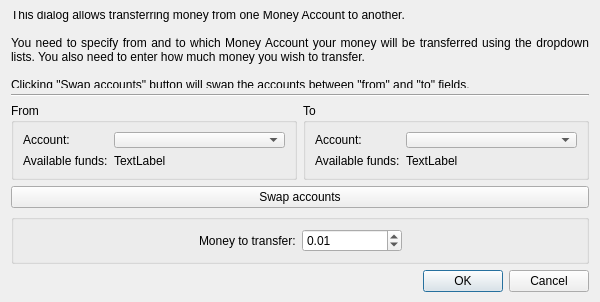
<?xml version="1.0" encoding="UTF-8"?>
<ui version="4.0">
 <class>MoneyTransferDialog</class>
 <widget class="QDialog" name="MoneyTransferDialog">
  <property name="windowModality">
   <enum>Qt::ApplicationModal</enum>
  </property>
  <property name="geometry">
   <rect>
    <x>0</x>
    <y>0</y>
    <width>600</width>
    <height>300</height>
   </rect>
  </property>
  <property name="windowTitle">
   <string>Money Transfer</string>
  </property>
  <layout class="QVBoxLayout" name="verticalLayout">
   <item>
    <widget class="QLabel" name="label_helpText">
     <property name="text">
      <string>This dialog allows transferring money from one Money Account to another.

You need to specify from and to which Money Account your money will be transferred using the dropdown lists. You also need to enter how much money you wish to transfer.

Clicking &quot;Swap accounts&quot; button will swap the accounts between &quot;from&quot; and &quot;to&quot; fields. </string>
     </property>
     <property name="alignment">
      <set>Qt::AlignJustify|Qt::AlignVCenter</set>
     </property>
     <property name="wordWrap">
      <bool>true</bool>
     </property>
    </widget>
   </item>
   <item>
    <widget class="Line" name="line">
     <property name="orientation">
      <enum>Qt::Horizontal</enum>
     </property>
    </widget>
   </item>
   <item>
    <layout class="QHBoxLayout" name="horizontalLayout">
     <item>
      <widget class="QGroupBox" name="groupBox_2">
       <property name="title">
        <string>From</string>
       </property>
       <layout class="QFormLayout" name="formLayout_2">
        <item row="0" column="0">
         <widget class="QLabel" name="label">
          <property name="text">
           <string>Account:</string>
          </property>
         </widget>
        </item>
        <item row="0" column="1">
         <widget class="QComboBox" name="comboBox_accountFrom"/>
        </item>
        <item row="1" column="0">
         <widget class="QLabel" name="label_3">
          <property name="text">
           <string>Available funds:</string>
          </property>
         </widget>
        </item>
        <item row="1" column="1">
         <widget class="QLabel" name="label_availableFundsFrom">
          <property name="text">
           <string>TextLabel</string>
          </property>
         </widget>
        </item>
       </layout>
      </widget>
     </item>
     <item>
      <widget class="QGroupBox" name="groupBox">
       <property name="title">
        <string>To</string>
       </property>
       <layout class="QFormLayout" name="formLayout_3">
        <item row="0" column="0">
         <widget class="QLabel" name="label_2">
          <property name="text">
           <string>Account:</string>
          </property>
         </widget>
        </item>
        <item row="0" column="1">
         <widget class="QComboBox" name="comboBox_accountTo"/>
        </item>
        <item row="1" column="0">
         <widget class="QLabel" name="label_4">
          <property name="text">
           <string>Available funds:</string>
          </property>
         </widget>
        </item>
        <item row="1" column="1">
         <widget class="QLabel" name="label_availableFundsTo">
          <property name="text">
           <string>TextLabel</string>
          </property>
         </widget>
        </item>
       </layout>
      </widget>
     </item>
    </layout>
   </item>
   <item>
    <widget class="QPushButton" name="pushButton_swap">
     <property name="text">
      <string>Swap accounts</string>
     </property>
    </widget>
   </item>
   <item>
    <widget class="QGroupBox" name="groupBox_3">
     <property name="title">
      <string/>
     </property>
     <layout class="QHBoxLayout" name="horizontalLayout_2">
      <item>
       <spacer name="horizontalSpacer_2">
        <property name="orientation">
         <enum>Qt::Horizontal</enum>
        </property>
        <property name="sizeHint" stdset="0">
         <size>
          <width>40</width>
          <height>20</height>
         </size>
        </property>
       </spacer>
      </item>
      <item>
       <widget class="QLabel" name="label_5">
        <property name="text">
         <string>Money to transfer:</string>
        </property>
       </widget>
      </item>
      <item>
       <widget class="QDoubleSpinBox" name="doubleSpinBox_value">
        <property name="minimumSize">
         <size>
          <width>100</width>
          <height>0</height>
         </size>
        </property>
        <property name="minimum">
         <double>0.000000000000000</double>
        </property>
        <property name="maximum">
         <double>999999.989999999990687</double>
        </property>
        <property name="value">
         <double>0.010000000000000</double>
        </property>
       </widget>
      </item>
      <item>
       <spacer name="horizontalSpacer">
        <property name="orientation">
         <enum>Qt::Horizontal</enum>
        </property>
        <property name="sizeHint" stdset="0">
         <size>
          <width>40</width>
          <height>20</height>
         </size>
        </property>
       </spacer>
      </item>
     </layout>
    </widget>
   </item>
   <item>
    <widget class="QDialogButtonBox" name="buttonBox">
     <property name="orientation">
      <enum>Qt::Horizontal</enum>
     </property>
     <property name="standardButtons">
      <set>QDialogButtonBox::Cancel|QDialogButtonBox::Ok</set>
     </property>
    </widget>
   </item>
  </layout>
 </widget>
 <resources/>
 <connections/>
</ui>
